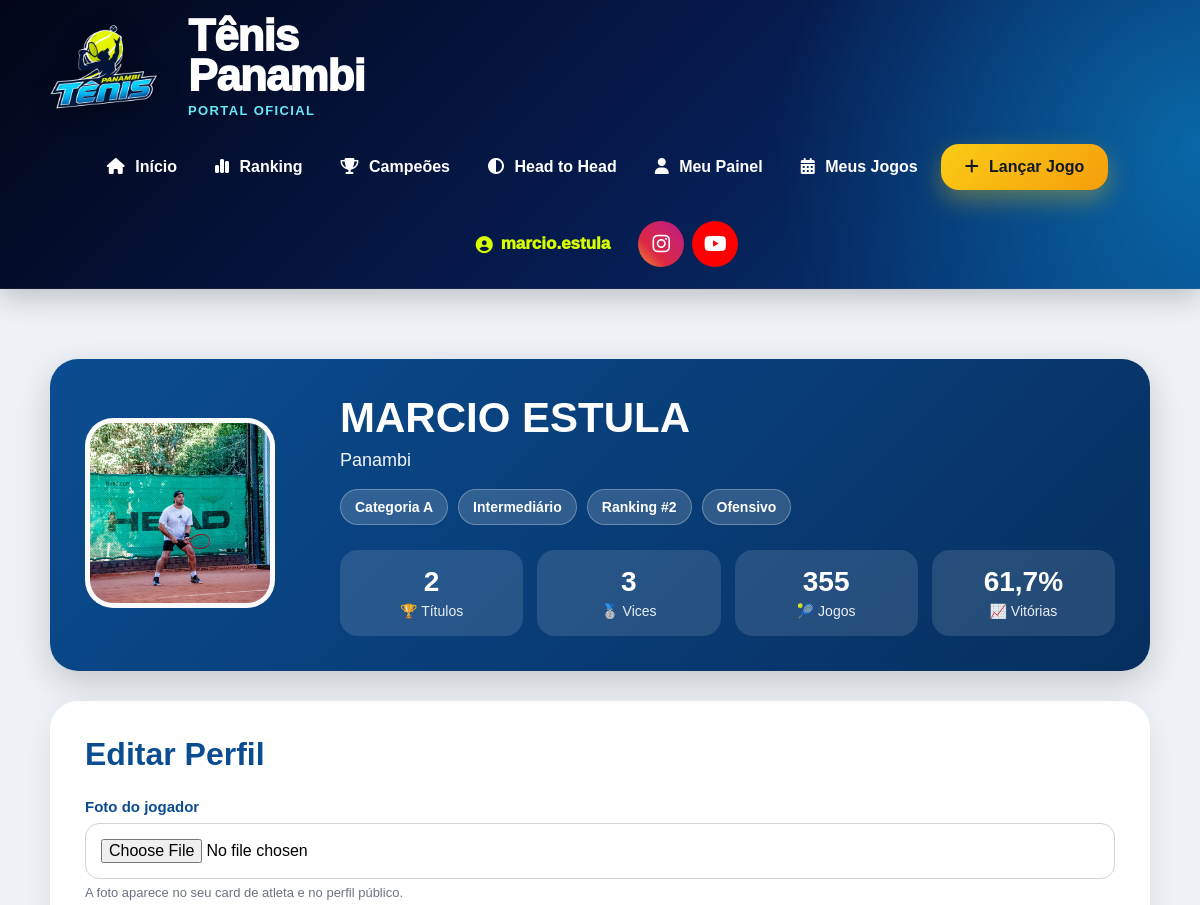
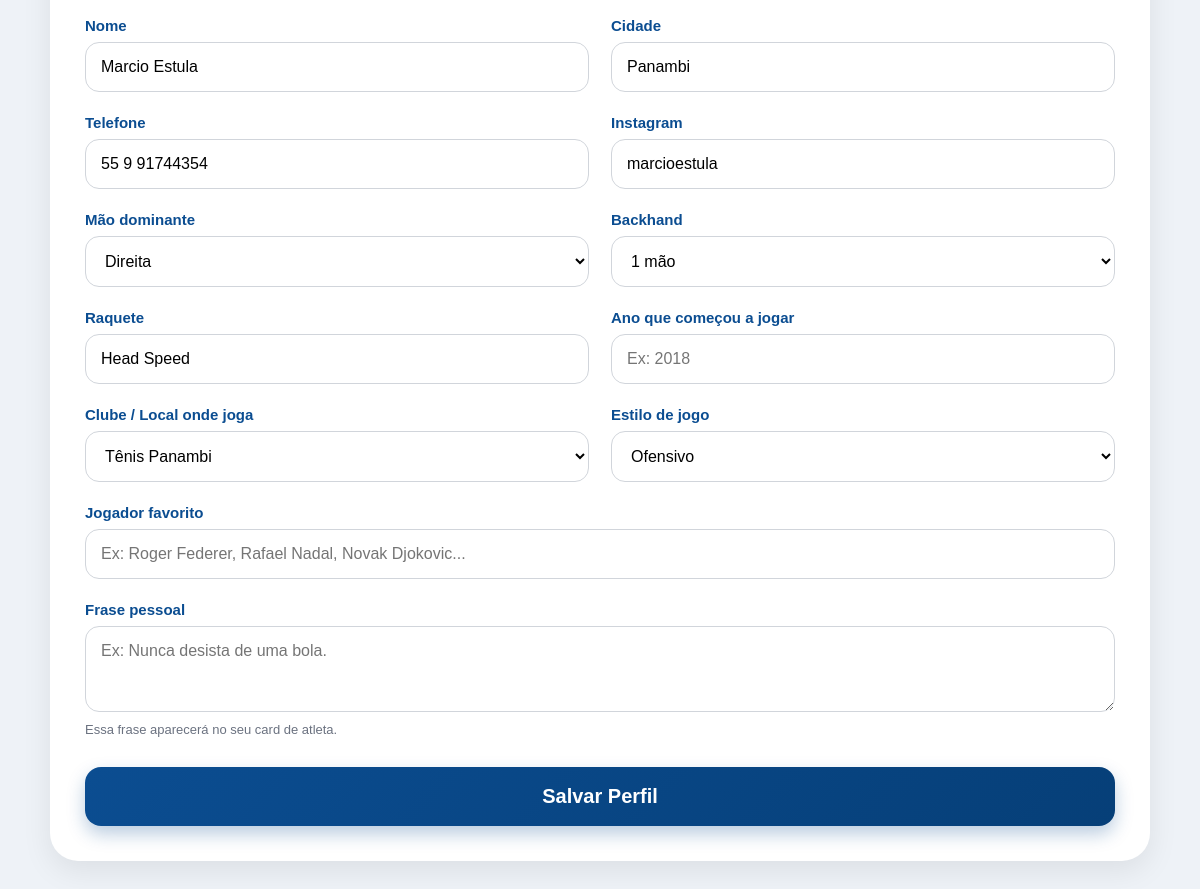
The app's page /meu-perfil/ (signed in) with its own data (2 pictures, top to bottom).
### core/models.py (models this page shows, shortened)
class Jogador(models.Model):
    CATEGORIAS = [
        ('A', 'Categoria A'),
        ('B', 'Categoria B'),
        ('C', 'Categoria C'),
    ]
    NIVEIS = [
        ('INICIANTE', 'Iniciante'),
        ('INTERMEDIARIO', 'Intermediário'),
        ('AVANCADO', 'Avançado'),
    ]
    MAOS = [
        ('DIREITA', 'Direita'),
        ('ESQUERDA', 'Esquerda'),
    ]
    BACKHANDS = [
        ('UMA_MAO', '1 mão'),
        ('DUAS_MAOS', '2 mãos'),
    ]
    ESTILOS_JOGO = [
        ('OFENSIVO', 'Ofensivo'),
        ('DEFENSIVO', 'Defensivo'),
        ('ALL_COURT', 'All Court'),
        ('SAQUE_VOLEIO', 'Saque e Voleio'),
    ]
    CLUBES = [
        ('TENIS_PANAMBI', 'Tênis Panambi'),
        ('AABB', 'AABB'),
        ('AFUBRA', 'Afubra'),
        ('OUTRO', 'Outro'),
    ]
    usuario = models.OneToOneField(
        User,
        on_delete=models.SET_NULL,
        null=True,
        blank=True
    )
    nome = models.CharField(max_length=150)
    email = models.EmailField(
        blank=True,
        null=True
    )
    telefone = models.CharField(
        max_length=30,
        blank=True,
        null=True
    )
    cidade = models.CharField(
        max_length=100,
        blank=True,
        null=True
    )
    categoria = models.CharField(
        max_length=1,
        choices=CATEGORIAS,
        blank=True,
        null=True
    )
    nivel = models.CharField(
        max_length=20,
        choices=NIVEIS,
        default='INICIANTE'
    )
    mao_dominante = models.CharField(
        max_length=20,
        choices=MAOS,
        default='DIREITA'
    )
    raquete = models.CharField(
        max_length=100,
        blank=True,
        null=True
    )
    instagram = models.CharField(
        max_length=100,
        blank=True,
        null=True
    )
    foto = models.ImageField(
        upload_to='jogadores/',
        blank=True,
        null=True
    )
    ano_inicio = models.PositiveIntegerField(
        blank=True,
        null=True,
        verbose_name='Ano que começou a jogar'
    )
    clube = models.CharField(
        max_length=30,
        choices=CLUBES,
        blank=True,
        null=True
    )
    backhand = models.CharField(
        max_length=20,
        choices=BACKHANDS,
        blank=True,
        null=True
    )
    estilo_jogo = models.CharField(
        max_length=30,
        choices=ESTILOS_JOGO,
        blank=True,
        null=True
    )
    jogador_favorito = models.CharField(
        max_length=100,
        blank=True,
        null=True
    )
    frase_pessoal = models.CharField(
        max_length=200,
        blank=True,
        null=True
    )
    jogos_historicos = models.IntegerField(default=0)
    vitorias_historicas = models.IntegerField(default=0)
    derrotas_historicas = models.IntegerField(default=0)
    titulos_cd = models.IntegerField(default=0)
    vice_cd = models.IntegerField(default=0)
    semifinal_cd = models.IntegerField(default=0)
    ativo = models.BooleanField(default=False)
    criado_em = models.DateTimeField(auto_now_add=True)
    class Meta:
        ordering = ['categoria', 'nome']

class RankingJogador(models.Model):
    torneio = models.ForeignKey(
        Torneio,
        on_delete=models.CASCADE
    )
    categoria = models.ForeignKey(
        CategoriaTorneio,
        on_delete=models.CASCADE
    )
    jogador = models.ForeignKey(
        Jogador,
        on_delete=models.CASCADE
    )
    posicao = models.IntegerField(default=0)
    posicao_anterior = models.IntegerField(default=0)
    pontos = models.IntegerField(default=0)
    pontos = models.IntegerField(default=0)
    vitorias = models.IntegerField(default=0)
    derrotas = models.IntegerField(default=0)
    games_feitos = models.IntegerField(default=0)
    games_sofridos = models.IntegerField(default=0)
    aproveitamento = models.FloatField(default=0)
    posicao = models.IntegerField(default=0)
    status_ranking = models.CharField(
        max_length=30,
        blank=True,
        null=True
    )

### core/views.py (the view, shortened to what this page needs)
@login_required
def meu_perfil(request):
    jogador = Jogador.objects.filter(
        usuario=request.user
    ).first()
    ranking = RankingJogador.objects.filter(
        jogador=jogador
    ).order_by(
        'posicao'
    ).first()
    participacoes_confirmadas = ParticipanteJogo.objects.filter(
        jogador=jogador,
        jogo__status='CONFIRMADO'
    )
    jogos_sistema = participacoes_confirmadas.count()
    vitorias_sistema = participacoes_confirmadas.filter(
        vencedor=True
    ).count()
    derrotas_sistema = participacoes_confirmadas.filter(
        vencedor=False
    ).count()
    total_jogos = jogador.jogos_historicos + jogos_sistema
    total_vitorias = (
        jogador.vitorias_historicas +
        vitorias_sistema
    )
    total_derrotas = (
        jogador.derrotas_historicas +
        derrotas_sistema
    )
    aproveitamento = 0
    if total_jogos > 0:
        aproveitamento = round(
            (total_vitorias / total_jogos) * 100,
            1
        )
    return render(
        request,
        'jogador/meu_perfil.html',
        {
            'jogador': jogador,
            'ranking': ranking,
            'total_jogos': total_jogos,
            'total_vitorias': total_vitorias,
            'total_derrotas': total_derrotas,
            'aproveitamento': aproveitamento,
        }
    )

### core/templates/jogador/meu_perfil.html (shortened to what this page needs)
{% extends 'base/base.html' %}
{% load static %}
{% block content %}
<div class="perfil-container">
    <div class="perfil-card-topo">
        <div>
            {% if jogador.foto %}
                <img
                    src="{{ jogador.foto.url }}"
                    class="perfil-foto"
                    alt="{{ jogador.nome }}"
                >
            {% else %}
                <div class="perfil-foto-vazia">
                    🎾
                </div>
            {% endif %}
        </div>
        <div>
            <h1 class="perfil-nome">
                {{ jogador.nome }}
            </h1>
            <div class="perfil-info">
                {% if jogador.cidade %}
                    {{ jogador.cidade }}
                {% else %}
                    Cidade não informada
                {% endif %}
            </div>
            <div class="perfil-badges">
                <div class="perfil-badge">
                    Categoria {{ jogador.categoria|default:"-" }}
                </div>
                <div class="perfil-badge">
                    {{ jogador.get_nivel_display|default:"Nível não definido" }}
                </div>
                <div class="perfil-badge">
                    Ranking
                    {% if ranking %}
                        #{{ ranking.posicao }}
                    {% else %}
                        -
                    {% endif %}
                </div>
                {% if jogador.get_estilo_jogo_display %}
                    <div class="perfil-badge">
                        {{ jogador.get_estilo_jogo_display }}
                    </div>
                {% endif %}
            </div>
            <div class="perfil-stats">
                <div class="perfil-stat">
                    <strong>{{ jogador.titulos_cd }}</strong>
                    <span>🏆 Títulos</span>
                </div>
                <div class="perfil-stat">
                    <strong>{{ jogador.vice_cd }}</strong>
                    <span>🥈 Vices</span>
                </div>
                <div class="perfil-stat">
                    <strong>{{ total_jogos }}</strong>
                    <span>🎾 Jogos</span>
                </div>
                <div class="perfil-stat">
                    <strong>{{ aproveitamento }}%</strong>
                    <span>📈 Vitórias</span>
                </div>
            </div>
        </div>
    </div>
    <div class="perfil-form-card">
        <h2 class="perfil-titulo">
            Editar Perfil
        </h2>
        <form method="post" enctype="multipart/form-data">
            <div class="perfil-grid">
                <div class="campo campo-full">
                    <label>
                        Foto do jogador
                    </label>
                    <input
                        type="file"
                        name="foto"
                        accept="image/*"
                    >
                    <div class="campo-ajuda">
                        A foto aparece no seu card de atleta e no perfil público.
                    </div>
                </div>
                <div class="campo">
                    <label>
                        Nome
                    </label>
                    <input
                        type="text"
                        name="nome"
                        value="{{ jogador.nome }}"
                        required
                    >
                </div>
                <div class="campo">
                    <label>
                        Cidade
                    </label>
                    <input
                        type="text"
                        name="cidade"
                        value="{{ jogador.cidade|default:'' }}"
                        placeholder="Ex: Panambi"
                    >
                </div>
                <div class="campo">
                    <label>
                        Telefone
                    </label>
                    <input
                        type="text"
                        name="telefone"
                        value="{{ jogador.telefone|default:'' }}"
                        placeholder="Ex: (55) 99999-9999"
                    >
                </div>
                <div class="campo">
                    <label>
                        Instagram
                    </label>
                    <input
                        type="text"
                        name="instagram"
                        value="{{ jogador.instagram|default:'' }}"
                        placeholder="Ex: @marcioestula"
                    >
                </div>
                <div class="campo">
                    <label>
                        Mão dominante
                    </label>
                    <select name="mao_dominante">
                        <option value="DIREITA" {% if jogador.mao_dominante == 'DIREITA' %}selected{% endif %}>
                            Direita
                        </option>
                    </select>
                </div>
                <div class="campo">
                    <label>
                        Backhand
                    </label>
                    <select name="backhand">
                        <option value="UMA_MAO" {% if jogador.backhand == 'UMA_MAO' %}selected{% endif %}>
                            1 mão
                        </option>
                    </select>
                </div>
                <div class="campo">
                    <label>
                        Raquete
                    </label>
                    <input
                        type="text"
                        name="raquete"
                        value="{{ jogador.raquete|default:'' }}"
                        placeholder="Ex: Babolat, Wilson, Head..."
                    >
                </div>
                <div class="campo">
                    <label>
                        Ano que começou a jogar
                    </label>
                    <input
                        type="number"
                        name="ano_inicio"
                        value="{{ jogador.ano_inicio|default:'' }}"
                        placeholder="Ex: 2018"
                        min="1950"
                        max="2030"
                    >
                </div>
                <div class="campo">
                    <label>
                        Clube / Local onde joga
                    </label>
                    <select name="clube">
                        <option value="TENIS_PANAMBI" {% if jogador.clube == 'TENIS_PANAMBI' %}selected{% endif %}>
                            Tênis Panambi
                        </option>
                    </select>
                </div>
                <div class="campo">
                    <label>
                        Estilo de jogo
                    </label>
                    <select name="estilo_jogo">
                        <option value="OFENSIVO" {% if jogador.estilo_jogo == 'OFENSIVO' %}selected{% endif %}>
                            Ofensivo
                        </option>
                    </select>
                </div>
                <div class="campo campo-full">
                    <label>
                        Jogador favorito
                    </label>
                    <input
                        type="text"
                        name="jogador_favorito"
                        value="{{ jogador.jogador_favorito|default:'' }}"
                        placeholder="Ex: Roger Federer, Rafael Nadal, Novak Djokovic..."
                    >
                </div>
                <div class="campo campo-full">
                    <label>
                        Frase pessoal
                    </label>
                    <textarea
                        name="frase_pessoal"
                        rows="3"
                        maxlength="200"
                        placeholder="Ex: Nunca desista de uma bola."
                    >{{ jogador.frase_pessoal|default:'' }}</textarea>
                    <div class="campo-ajuda">
                        Essa frase aparecerá no seu card de atleta.
                    </div>
                </div>
            </div>
            <button type="submit" class="btn-salvar">
                Salvar Perfil
            </button>
        </form>
    </div>
</div>
{% endblock %}

### core/templates/base/base.html (shortened to what this page needs)
{% load static %}
<!DOCTYPE html>
<html lang="pt-br">
<head>
    <link rel="stylesheet"
          href="https://cdnjs.cloudflare.com/ajax/libs/font-awesome/6.5.1/css/all.min.css">
</head>
<body>
<header class="topo">
    <div class="logo-area">
        <img src="{% static 'img/logo.png' %}" alt="Tênis Panambi">
        <div>
            <div class="titulo-site">
                Tênis<br>Panambi
            </div>
            <div class="subtitulo-site">
                Portal Oficial
            </div>
        </div>
    </div>
    <nav class="menu">
        <a href="/">
            <i class="fa-solid fa-house"></i> Início
        </a>
        <a href="/ranking/">
            <i class="fa-solid fa-chart-simple"></i> Ranking
        </a>
        <a href="/mural-campeoes/">
            <i class="fa-solid fa-trophy"></i> Campeões
        </a>
        <a href="/head-to-head/">
            <i class="fa-solid fa-circle-half-stroke"></i> Head to Head
        </a>
        {% if user.is_authenticated %}
            <a href="/meu-painel/">
                <i class="fa-solid fa-user"></i> Meu Painel
            </a>
            <a href="/meus-jogos/">
                <i class="fa-solid fa-calendar-days"></i> Meus Jogos
            </a>
            <a href="/lancar-jogo/" class="btn-lancar">
                <i class="fa-solid fa-plus"></i> Lançar Jogo
            </a>
        {% endif %}
    </nav>
    <div class="acoes-topo">
        {% if user.is_authenticated %}
            <div class="usuario-dropdown">
                <a href="#" class="usuario">
                    <i class="fa-solid fa-circle-user"></i> {{ user.username }}
                </a>
            </div>
        {% endif %}
        <div class="social-topo">
            <a
                href="https://instagram.com/tenispanambi"
                target="_blank"
                class="social-link instagram"
            >
                <i class="fab fa-instagram"></i>
            </a>
            <a
                href="https://youtube.com/@tenispanambi"
                target="_blank"
                class="social-link youtube"
            >
                <i class="fab fa-youtube"></i>
            </a>
        </div>
    </div>
</header>
<div class="conteudo">
    {% block content %}
    {% endblock %}
</div>
</body>
</html>

### records on screen
Jogador: foto (picture), nome "MARCIO ESTULA", cidade "Panambi", categoria "A", nivel "Intermediário", estilo_jogo "Ofensivo", titulos_cd "2", vice_cd "3", nome "Marcio Estula", telefone "55 9 91744354", instagram "marcioestula", mao_dominante "Direita", backhand "1 mão", raquete "Head Speed", clube "Tênis Panambi"
RankingJogador: posicao "2"

### other values on screen
{{ user.username }} "marcio.estula"
{{ total_jogos }} "355"
{{ aproveitamento }} "61,7"
